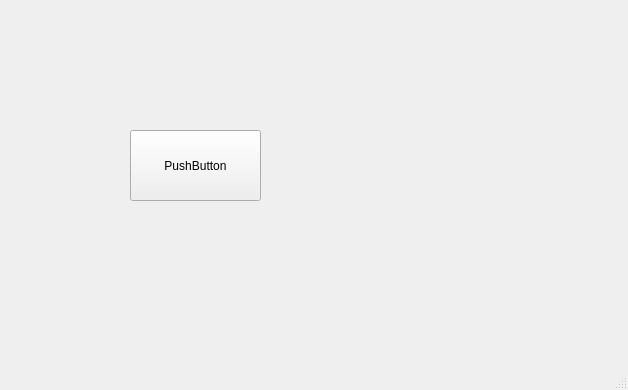
<?xml version="1.0" encoding="UTF-8"?>
<ui version="4.0">
 <class>MainWindow</class>
 <widget class="QMainWindow" name="MainWindow">
  <property name="geometry">
   <rect>
    <x>0</x>
    <y>0</y>
    <width>628</width>
    <height>390</height>
   </rect>
  </property>
  <property name="windowTitle">
   <string>MainWindow</string>
  </property>
  <widget class="QWidget" name="centralwidget">
   <widget class="QPushButton" name="pushButton">
    <property name="geometry">
     <rect>
      <x>130</x>
      <y>130</y>
      <width>131</width>
      <height>71</height>
     </rect>
    </property>
    <property name="text">
     <string>PushButton</string>
    </property>
   </widget>
  </widget>
  <widget class="QMenuBar" name="menubar">
   <property name="geometry">
    <rect>
     <x>0</x>
     <y>0</y>
     <width>628</width>
     <height>19</height>
    </rect>
   </property>
  </widget>
  <widget class="QStatusBar" name="statusbar"/>
 </widget>
 <resources/>
 <connections/>
</ui>
